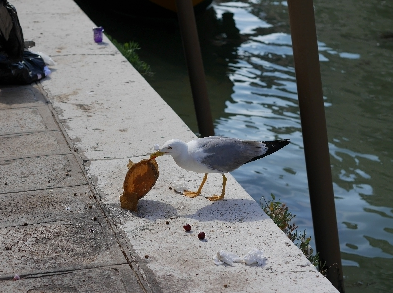
#> input picture img/imgali.png, 393 x 293 px
$ jupyter execute 12_efectos.ipynb
#> lines starting #> are read from the running program, lines starting #| are printed output that depends on the picture
[cell 1]
import cv2
import numpy as np
import matplotlib.pyplot as plt

imagen_aliasing = cv2.imread('..//img/imgali.png')
#> imagen_aliasing is the input picture: shape (293, 393, 3); mean B, G, R 102.4, 102.6, 99.7

imagen_gris = cv2.cvtColor(imagen_aliasing, cv2.COLOR_BGR2GRAY)
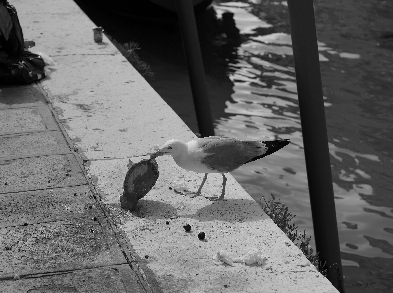
#> imagen_gris: shape (293, 393); min 0, max 241, mean 101.7

imagen_antialiasing = cv2.GaussianBlur(imagen_gris, (5, 5), 0)
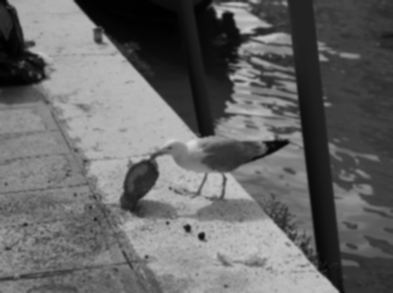
#> imagen_antialiasing: shape (293, 393); min 1, max 217, mean 101.7

plt.figure(figsize=(10, 5))

plt.subplot(1, 2, 1)
plt.imshow(imagen_gris, cmap='gray')
plt.title('Imagen con Aliasing')

plt.subplot(1, 2, 2)
plt.imshow(imagen_antialiasing, cmap='gray')
plt.title('Imagen sin Aliasing')

plt.show()
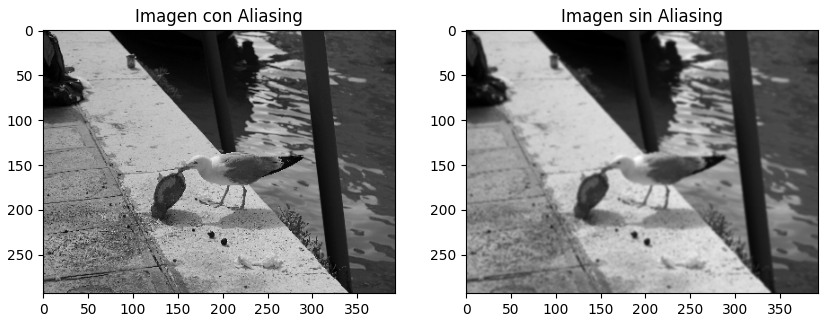
#> figure drawn by matplotlib, 2 panels

[cell 2]
# Moire
img1 = cv2.imread('..//img/cabeimg.png')
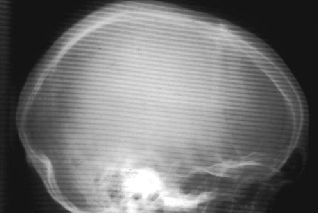
#> input picture img/cabeimg.png, 318 x 213 px
#> img1 is the input picture: shape (213, 318, 3); min 17, max 255, mean 113.9
img1Fix = cv2.medianBlur(img1,7)
fig = plt.figure(num=None, figsize=(80, 80), dpi=80, facecolor='w', edgecolor='k')
fig1 = fig.add_subplot(10, 10, 1)
fig2 = fig.add_subplot(10, 10, 2)
fig1.title.set_text('Orignal image')
fig1.imshow(img1)
fig2.title.set_text('Mascara 7x7 aplicada')
fig2.imshow(img1Fix)
plt.show()
